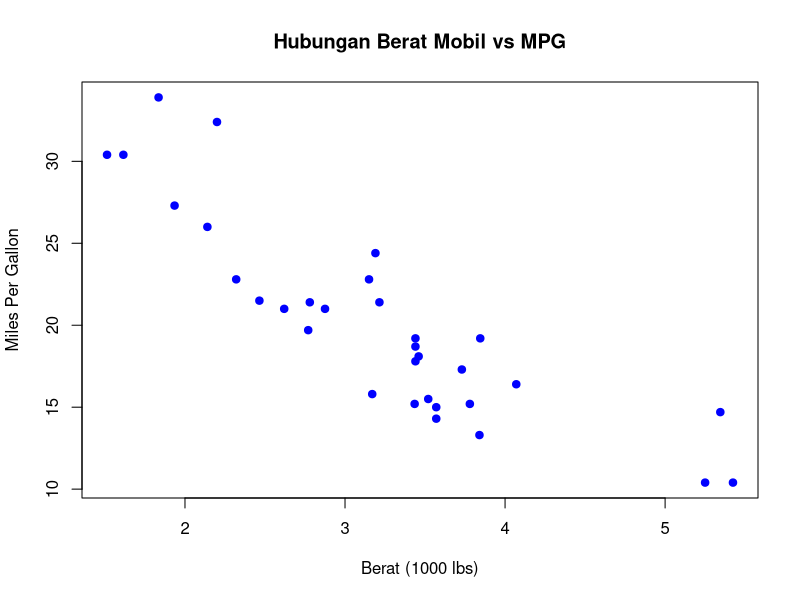
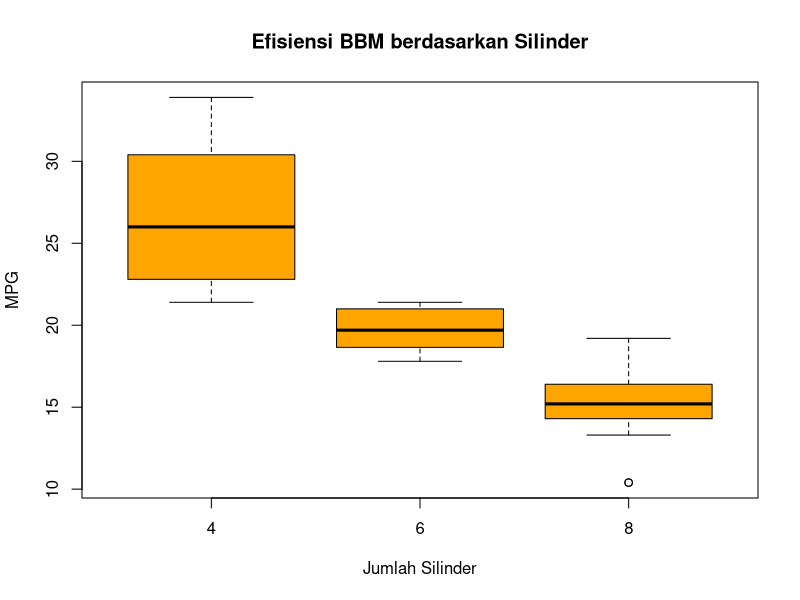

R code for these plots, in order:
summary(mtcars)
dim(mtcars)

high_power <- subset(mtcars, hp > 100)
summary(high_power)

sorted_cars <- mtcars[order(mtcars$mpg), ]
summary(sorted_cars)

new_column <- mtcars$wt / mtcars$hp
summary(new_column)

cor(mtcars$mpg, mtcars$wt)

aggregate(mpg ~ cyl, data = mtcars, mean)

t.test(mpg ~ am, data = mtcars)

plot(mtcars$wt, mtcars$mpg, 
     main="Hubungan Berat Mobil vs MPG",
     xlab="Berat (1000 lbs)", 
     ylab="Miles Per Gallon", 
     pch=19, col="blue")

boxplot(mpg ~ cyl, data = mtcars, 
        main="Efisiensi BBM berdasarkan Silinder",
        xlab="Jumlah Silinder", 
        ylab="MPG", 
        col="orange")
